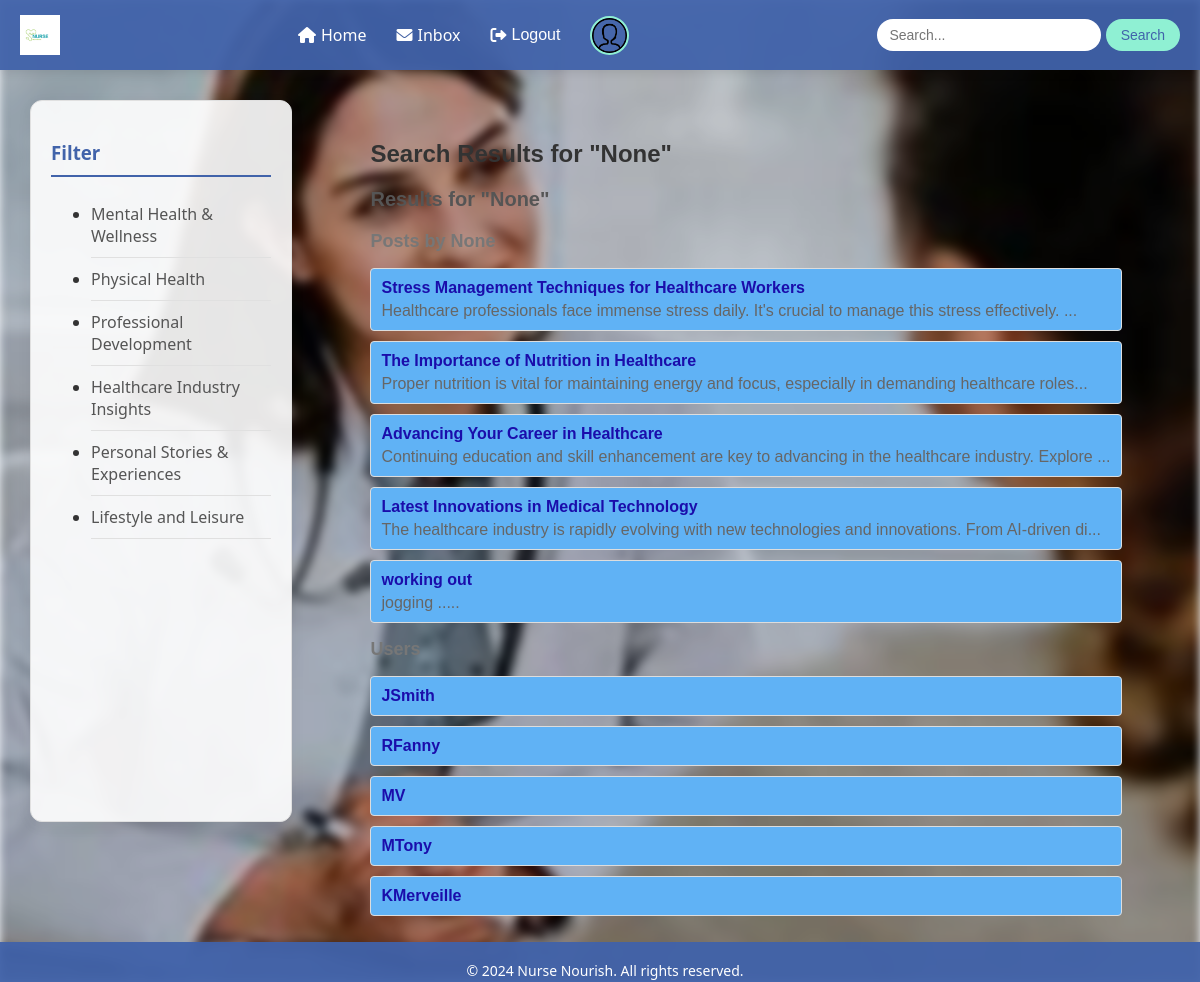
Page /search/results/ (signed in) on the committed database.
### nourse/models.py (models this page shows, shortened)
class User(AbstractUser):
    email = models.EmailField(unique=True)
    first_name = models.CharField(max_length=30)
    last_name = models.CharField(max_length=30)
    username = models.CharField(max_length=50, unique=True)
    picture = models.ImageField(upload_to='static/', default='static/default-profile.png')
    groups = models.ManyToManyField(
        Group,
        related_name='customuser_set',  # Add unique related_name
        blank=True,
        help_text='The groups this user belongs to. A user will get all permissions granted to each of their groups.',
        verbose_name='groups',
    )
    user_permissions = models.ManyToManyField(
        Permission,
        related_name='customuser_set',  # Add unique related_name
        blank=True,
        help_text='Specific permissions for this user.',
        verbose_name='user permissions',
    )

class Category(models.Model):
    name = models.CharField(max_length=100)

class Post(models.Model):
    user = models.ForeignKey(User, on_delete=models.CASCADE)
    title = models.CharField(max_length=100)
    content = models.TextField()
    category = models.ForeignKey(Category, on_delete=models.CASCADE)
    date_posted = models.DateTimeField(auto_now=True)
    image = models.ImageField(upload_to='static/', blank=True, null=True)
    likes = models.ManyToManyField(User, related_name='liked_posts', blank=True)

### nourse/views.py (the view, shortened to what this page needs)
# urls.py: path('search/results/', views.search_view, name='search'),
def search_view(request):
    query = request.GET.get('q')  # Get the search query
    posts = Post.objects.all()  # Default to all posts
    users = User.objects.all()
    return render(request, 'search_results.html', {'posts': posts, 'users': users, 'query': query})

### nourse/context_processors.py (called while the page is built)
def categories_processor(request):
    categories = Category.objects.all()
    return {'categories': categories}

### nourse/templates/search_results.html (shortened to what this page needs)
{% extends "base.html" %}
{% block content %}
<div class="search-results-container">
    <h2>Search Results for "{{ query }}"</h2>
    {% if posts and users %}
        <h3>Results for "{{ query }}" </h3>
    {% elif posts %}
        <h3>Results for "{{ query }}" in Posts</h3>
    {% elif users %}
        <h3>Results for "{{ query }}" in Users</h3>
    {% else %}
        <h3>No results found for "{{ query }}"</h3>
    {% endif %}
    {% if posts %}
        <h4>Posts by {{ query }}</h4>
        <ul>
            {% for post in posts %}
                <li>
                    <a href="{% url 'nourse:post_detail' post.id %}">{{ post.title }}</a>
                    <p>{{ post.content|slice:":100" }}...</p>
                </li>
            {% endfor %}
        </ul>
    {% else %}
        <p class="no-results">No posts found.</p>
    {% endif %}
    {% if users %}
        <h4>Users</h4>
        <ul>
            {% for user in users %}
                <li>
                    <a href="{% url 'nourse:profile' user.id %}">{{ user.username }}</a>
                </li>
            {% endfor %}
        </ul>
    {% else %}
        <p class="no-results">No profiles found.</p>
    {% endif %}
</div>
{% endblock %}

### nourse/templates/main.html (shortened to what this page needs)
{% load static %}
<!DOCTYPE html>
<html lang="en">
<head>
    <link rel="stylesheet" href="{% static 'main.css' %}">
    <link rel="stylesheet" href="https://cdnjs.cloudflare.com/ajax/libs/font-awesome/6.0.0-beta3/css/all.min.css">
</head>
<body>
    <header>
        <img class="logo" src="{% static 'images/logo (2).ico' %}" alt="Nurse Nourish Logo">
        <nav>
            <ul>
                <li>
                    {% if user.is_authenticated %}
                        <a href="{% url 'nourse:home' %}"><i class="fas fa-home"></i>Home</a>
                    {% else %}
                        <a href="{% url 'nourse:login' %}"><i class="fas fa-home"></i>Home</a>
                    {% endif %}
                </li>
                {% if user.is_authenticated %}
                    <li><a href="{% url 'nourse:inbox' %}"><i class="fas fa-envelope"></i> Inbox</a></li>
                    <li>
                        <form id="logout-form" action="{% url 'nourse:logout' %}" method="post" style="display: inline;">
                            <button type="submit" style="border: none; background: none; padding: 0; cursor: pointer;">
                                <i class="fas fa-sign-out-alt"></i> Logout
                            </button>
                        </form>
                    </li>
                    <li>
                        <a href="{% url 'nourse:profile' %}">
                            <img class="user-pic" src="{{ user.picture.url }}" alt="Profile Picture">
                        </a>
                    </li>
                {% else %}
                    <li><a href="{% url 'nourse:register' %}"><i class="fas fa-user-plus"></i> Register</a></li>
                    <li><a href="{% url 'nourse:login' %}"><i class="fas fa-sign-in-alt"></i> Log In</a></li>
                {% endif %}
            </ul>
        </nav>
        <div class="search-bar">
            <form method="get" action="{% url 'nourse:search' %}">
                <input type="text" placeholder="Search..." name="q">
                <button type="submit">Search</button>
            </form>
        </div>
    </header>
    <main>
        <aside class="sidebar">
            <h3>Filter</h3>
            <ul>
                {% for category in categories %}
                    <li>
                        <a href="{% url 'nourse:posts_by_category' category.id %}">{{ category.name }}</a>
                    </li>
                {% empty %}
                    <li>No categories available.</li>
                {% endfor %}
            </ul>
        </aside>
        {% block content %}{% endblock %}
    </main>
    <footer>
        <p>&copy; 2024 Nurse Nourish. All rights reserved.</p>
    </footer>
</body>
</html>

### static/main.css (style rules this page uses)
body { font-family: 'Segoe UI', Tahoma, Geneva, Verdana, sans-serif; margin: 0; padding: 0; background-color: #f0f4f8; display: flex; flex-direction: column; min-height: 100vh; color: #333; }
header { background-color: rgba(65, 99, 170, 0.95); color: #fff; padding: 10px 0; position: fixed; width: 100%; top: 0; left: 0; z-index: 1000; display: flex; align-items: center; justify-content: space-between; height: 50px; box-shadow: 0 2px 10px rgba(0, 0, 0, 0.1); }
.logo { width: 40px; margin-left: 20px; transition: transform 0.3s ease; }
nav ul { list-style: none; padding: 0; margin: 0; display: flex; align-items: center; }
nav ul li { margin: 0 15px; }
nav ul li a, nav ul li button { color: #fff; text-decoration: none; font-weight: 500; display: flex; align-items: center; font-size: 16px; transition: color 0.3s ease; }
nav ul li a i, nav ul li button i { margin-right: 5px; }
.search-bar { margin-right: 20px; }
.search-bar input { padding: 8px 12px; border: none; border-radius: 20px; font-size: 14px; width: 200px; transition: width 0.3s ease; }
.search-bar button { padding: 8px 15px; border: none; border-radius: 20px; background-color: #8ff0d3; color: #4163aa; cursor: pointer; font-size: 14px; transition: background-color 0.3s ease; }
main { flex: 1; margin-top: 70px; display: flex; flex-direction: row; gap: 30px; padding: 30px; }
.sidebar { width: 220px; background-color: rgba(255, 255, 255, 0.9); border: 1px solid #e0e0e0; padding: 20px; position: sticky; top: 80px; height: calc(100vh - 120px); overflow-y: auto; border-radius: 12px; box-shadow: 0 4px 15px rgba(0, 0, 0, 0.05); box-sizing: inherit; }
.sidebar h3 { color: #4163aa; border-bottom: 2px solid #4163aa; padding-bottom: 10px; margin-bottom: 15px; }
.sidebar ul li a { color: #555; text-decoration: none; display: block; padding: 10px 0; border-bottom: 1px solid #e0e0e0; transition: all 0.5s ease; }
.user-pic { width: 35px; height: 35px; border-radius: 50%; margin-right: 10px; object-fit: cover; border: 2px solid #8ff0d3; }
footer { background-color: rgba(65, 99, 170, 0.95); color: #fff; text-align: center; padding: 5px; font-size: 14px; position: fixed; bottom: 0; width: 100%; height:30px; }

### nourse/templates/search_results.html (style rules this page uses)
.search-results-container { margin: 20px auto; max-width: 800px; font-family: Arial, sans-serif; }
.search-results-container h2 { font-size: 24px; margin-bottom: 20px; color: #333; }
.search-results-container h3 { font-size: 20px; margin: 20px 0; color: #555; }
.search-results-container h4 { font-size: 18px; margin: 10px 0; color: #777; }
.search-results-container ul { list-style-type: none; padding: 0; }
.search-results-container li { margin: 10px 0; padding: 10px; background-color: #60b2f5; border: 1px solid #ddd; border-radius: 4px; }
.search-results-container a { text-decoration: none; color: #1a0dab; font-weight: bold; }
.search-results-container p { margin: 5px 0 0; color: #666; }

### rows in the picture
User: picture (placeholder picture), username "KMerveille"
Category: name "Mental Health & Wellness"
Category: name "Physical Health"
Category: name "Professional Development"
Category: name "Healthcare Industry Insights"
Category: name "Personal Stories & Experiences"
Category: name "Lifestyle and Leisure"
Post: title "Stress Management Techniques for Healthcare Workers", content "Healthcare professionals face immense stress daily. It's crucial to manage this stress effectively."
Post: title "The Importance of Nutrition in Healthcare", content "Proper nutrition is vital for maintaining energy and focus, especially in demanding healthcare roles"
Post: title "Advancing Your Career in Healthcare", content "Continuing education and skill enhancement are key to advancing in the healthcare industry. Explore"
Post: title "Latest Innovations in Medical Technology", content "The healthcare industry is rapidly evolving with new technologies and innovations. From AI-driven di"
Post: title "working out", content "jogging .."
User: username "JSmith"
User: username "RFanny"
User: username "MV"
User: username "MTony"

### other values in the picture
{{ query }} "None"
